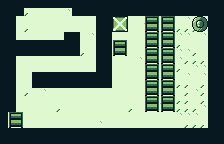

A 2D game scene composited from a Tiled map and its tileset images. What follows is a short description and the map's XML, with every tile layer's data as written:
An orthogonal 28x18 tile map with 8x8 px tiles, 2 tile layers (bg, walls1), 1 hidden layer not drawn, 6 tilesets.

<map version="1.9" tiledversion="1.9.2" orientation="orthogonal" renderorder="right-down" width="28" height="18" tilewidth="8" tileheight="8" infinite="0" nextlayerid="8" nextobjectid="1">
 <editorsettings>
  <export target="level 4-2..tmx" format="tmx" />
 </editorsettings>
 <tileset firstgid="1" name="background_tiles" tilewidth="8" tileheight="8" tilecount="12" columns="3">
  <image source="../piskel/background_tiles.png" width="24" height="32" />
 </tileset>
 <tileset firstgid="13" name="Floor_small" tilewidth="8" tileheight="8" tilecount="6" columns="3">
  <image source="Floor_small.png" width="24" height="16" />
 </tileset>
 <tileset firstgid="19" name="finish_point" tilewidth="16" tileheight="16" tilecount="4" columns="2">
  <image source="finish_point.png" width="32" height="32" />
 </tileset>
 <tileset firstgid="23" name="Rack 16bit.png" tilewidth="16" tileheight="16" tilecount="36" columns="6">
  <image source="Rack 16bit.png.png" width="104" height="104" />
 </tileset>
 <tileset firstgid="59" name="przelewowy" tilewidth="16" tileheight="16" tilecount="1" columns="1">
  <image source="../assets/sprites/przelewowy.png" width="16" height="16" />
 </tileset>
 <tileset firstgid="60" name="changing_button" tilewidth="16" tileheight="16" tilecount="1" columns="1">
  <image source="../piskel/changing_button.png" width="16" height="16" />
 </tileset>
 <layer id="1" name="bg" width="28" height="18">
  <data encoding="csv">
16,16,16,16,16,16,16,16,16,16,16,16,16,16,16,16,16,16,16,16,16,16,15,15,14,16,15,14,
16,16,16,14,16,16,16,16,15,16,16,16,16,16,16,16,16,16,16,16,16,16,16,16,15,16,15,16,
16,16,16,16,16,16,16,16,16,16,16,16,16,16,16,16,16,16,14,16,16,16,16,15,16,14,16,16,
16,16,16,14,16,16,16,16,16,16,16,16,16,16,16,16,16,16,16,16,16,16,14,14,14,14,16,14,
16,16,16,16,16,16,16,16,16,16,16,15,16,16,16,16,16,16,16,14,16,16,15,15,16,15,14,15,
16,16,16,16,16,16,16,16,16,16,16,16,16,16,16,16,16,16,16,16,16,16,14,16,16,16,16,14,
16,16,16,16,16,16,16,16,16,16,14,16,16,16,16,16,16,16,16,16,16,16,15,15,14,16,15,14,
16,16,16,16,16,16,16,16,16,16,16,16,16,16,16,16,16,15,16,16,16,16,15,14,14,14,14,15,
16,16,16,16,16,16,16,16,16,16,16,16,16,16,16,16,16,16,16,16,16,16,14,16,15,15,15,15,
16,16,16,16,16,16,16,16,16,16,16,15,16,16,16,16,16,16,16,16,16,16,16,15,16,15,15,15,
16,16,16,16,16,16,16,16,16,16,16,16,16,16,16,16,16,16,16,16,16,16,14,14,16,14,14,16,
16,16,16,14,16,15,16,16,16,16,16,16,16,16,16,16,16,16,16,16,16,16,16,14,15,14,15,16,
16,16,16,16,16,16,16,16,16,16,16,16,16,16,16,16,16,16,16,16,14,16,14,14,16,14,16,14,
16,16,16,16,16,16,16,14,16,16,16,16,16,16,16,16,14,16,16,16,16,16,14,14,14,15,16,15,
16,16,16,16,16,16,16,16,16,16,16,16,16,16,16,16,16,16,16,16,16,16,15,15,15,16,15,14,
16,16,16,16,16,16,16,16,16,16,16,16,15,16,16,16,16,16,16,16,16,16,16,14,14,14,16,15,
16,16,16,16,16,16,16,16,16,16,16,16,16,16,16,16,16,16,16,16,16,16,14,15,14,14,16,16,
16,16,16,16,16,16,16,16,16,16,16,16,16,16,16,16,16,16,16,16,16,16,16,14,14,14,14,16
</data>
 </layer>
 <layer id="5" name="walls1" width="28" height="18">
  <data encoding="csv">
1,1,1,1,1,1,1,1,1,1,1,1,1,1,1,1,1,1,1,1,1,1,1,1,1,1,1,1,
1,1,1,0,0,0,0,0,0,1,1,1,1,1,1,1,1,1,1,1,1,1,1,1,1,1,1,1,
1,1,0,0,0,0,0,0,0,0,0,0,1,1,0,0,0,0,0,0,0,0,0,0,0,0,1,1,
1,1,0,0,0,0,0,0,0,0,0,0,1,1,22,0,0,0,23,0,23,0,0,0,60,0,1,1,
1,1,0,0,0,0,0,0,1,1,0,0,1,1,0,0,0,0,0,0,0,0,0,0,0,0,1,1,
1,1,1,1,1,1,1,1,1,1,0,0,1,1,0,0,0,0,23,0,23,0,0,0,0,0,1,1,
1,1,1,1,1,1,1,1,1,1,0,0,1,1,23,0,0,0,0,0,0,0,0,0,0,0,1,1,
1,1,0,0,0,0,0,0,0,0,0,0,1,1,0,0,0,0,23,0,23,0,0,0,0,0,1,1,
1,1,0,0,0,0,0,0,0,0,0,0,1,1,0,0,0,0,0,0,0,0,0,0,0,0,1,1,
1,1,0,0,1,1,1,1,1,1,1,1,1,1,0,0,0,0,23,0,23,0,0,0,0,0,1,1,
1,1,0,0,1,1,1,1,1,1,1,1,1,1,0,0,0,0,0,0,0,0,0,0,0,0,1,1,
1,1,0,0,0,0,0,0,0,0,0,0,0,0,0,0,0,0,23,0,23,0,0,0,0,0,1,1,
1,1,0,0,0,0,0,0,0,0,0,0,0,0,0,0,0,0,0,0,0,0,0,0,0,0,1,1,
1,1,0,0,0,0,0,0,0,0,0,0,0,0,0,0,0,0,23,0,23,0,0,0,0,0,1,1,
1,0,0,0,0,0,0,0,0,0,0,0,0,0,0,0,0,0,0,0,0,0,0,0,0,0,1,1,
1,23,0,0,0,0,0,0,0,0,0,0,0,0,0,0,0,0,0,0,0,0,0,0,0,0,1,1,
1,1,1,1,1,1,1,1,1,1,1,1,1,1,1,1,1,1,1,1,1,1,1,1,1,1,1,1,
1,1,1,1,1,1,1,1,1,1,1,1,1,1,1,1,1,1,1,1,1,1,1,1,1,1,1,1
</data>
 </layer>
 <layer id="7" name="machines" width="28" height="18" visible="0">
  <data encoding="csv">
0,0,0,0,0,0,0,0,0,0,0,0,0,0,0,0,0,0,0,0,0,0,0,0,0,0,0,0,
0,0,0,0,0,0,0,0,0,0,0,0,0,0,0,0,0,0,0,0,0,0,0,0,0,0,0,0,
0,0,0,0,0,0,0,0,0,0,0,0,0,0,0,0,0,0,0,0,0,0,0,0,0,0,0,0,
0,0,0,0,0,0,0,0,0,0,0,0,0,0,0,0,0,0,0,0,0,0,0,0,0,0,0,0,
0,0,0,0,59,0,0,0,0,0,0,0,0,0,0,0,0,0,0,0,0,0,0,0,0,0,0,0,
0,0,0,0,0,0,0,0,0,0,0,0,0,0,0,0,0,0,0,0,0,0,0,0,0,0,0,0,
0,0,0,0,0,0,0,0,0,0,0,0,0,0,0,0,0,0,0,0,0,0,0,0,0,0,0,0,
0,0,0,0,0,0,0,0,0,0,0,0,0,0,0,0,0,0,0,0,0,0,0,0,0,0,0,0,
0,0,0,0,0,0,0,0,0,0,0,0,0,0,0,0,0,0,0,0,0,0,0,0,0,0,0,0,
0,0,0,0,0,0,0,0,0,0,0,0,0,0,0,0,0,0,0,0,0,0,0,0,0,0,0,0,
0,0,0,0,0,0,0,0,0,0,0,0,0,0,0,0,0,0,0,0,0,0,0,0,0,0,0,0,
0,0,0,0,0,0,0,0,0,0,0,0,0,0,0,0,0,0,0,0,0,0,0,0,0,0,0,0,
0,0,0,0,0,0,0,0,0,0,0,0,0,0,0,0,0,0,0,0,0,0,0,0,0,0,0,0,
0,0,0,0,0,0,0,0,0,0,0,0,0,0,0,0,0,0,0,0,0,0,0,0,0,0,0,0,
0,0,0,0,0,0,0,0,0,0,0,0,0,0,0,0,0,0,0,0,0,0,0,0,0,0,0,0,
0,0,0,0,0,0,0,0,0,0,0,0,0,0,0,0,0,0,0,0,0,0,0,0,0,0,0,0,
0,0,0,0,0,0,0,0,0,0,0,0,0,0,0,0,0,0,0,0,0,0,0,0,0,0,0,0,
0,0,0,0,0,0,0,0,0,0,0,0,0,0,0,0,0,0,0,0,0,0,0,0,0,0,0,0
</data>
 </layer>
</map>
